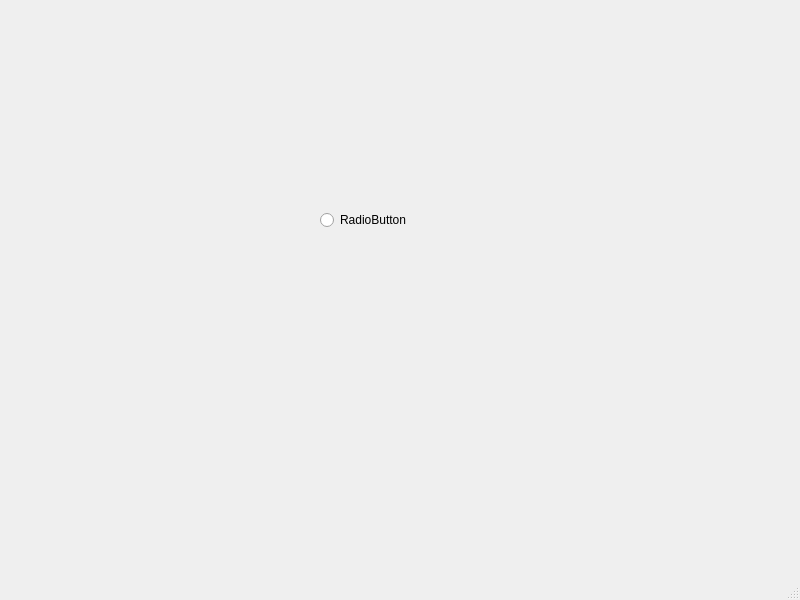
<?xml version="1.0" encoding="UTF-8"?>
<ui version="4.0">
 <class>MainWindow</class>
 <widget class="QMainWindow" name="MainWindow">
  <property name="geometry">
   <rect>
    <x>0</x>
    <y>0</y>
    <width>800</width>
    <height>600</height>
   </rect>
  </property>
  <property name="windowTitle">
   <string>MainWindow</string>
  </property>
  <widget class="QWidget" name="centralwidget">
   <widget class="QRadioButton" name="radioButton">
    <property name="geometry">
     <rect>
      <x>320</x>
      <y>210</y>
      <width>95</width>
      <height>20</height>
     </rect>
    </property>
    <property name="text">
     <string>RadioButton</string>
    </property>
   </widget>
  </widget>
  <widget class="QMenuBar" name="menubar">
   <property name="geometry">
    <rect>
     <x>0</x>
     <y>0</y>
     <width>800</width>
     <height>26</height>
    </rect>
   </property>
  </widget>
  <widget class="QStatusBar" name="statusbar"/>
 </widget>
 <resources/>
 <connections/>
</ui>
